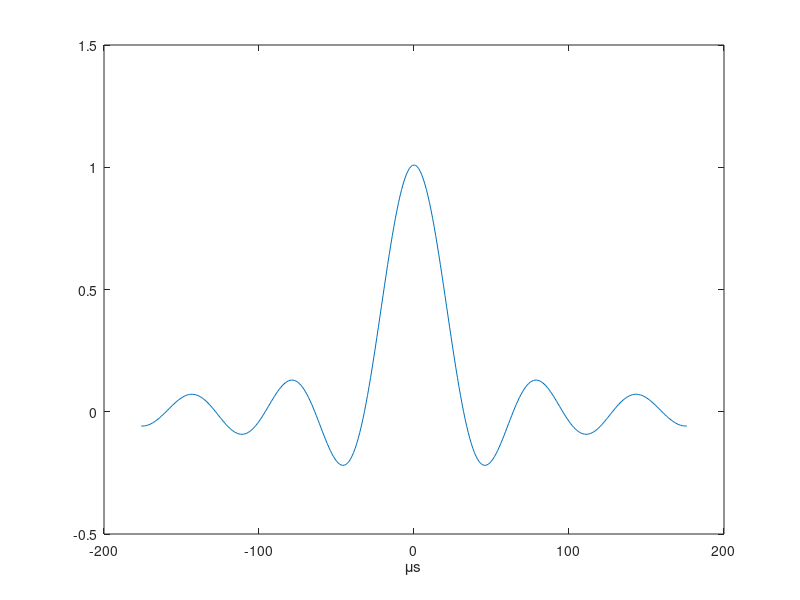
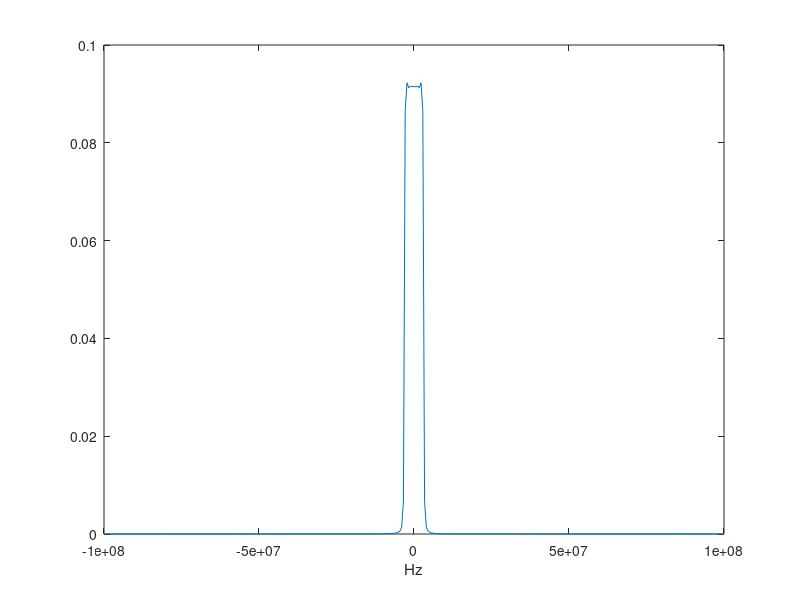

Reproduce these figures in MATLAB, in order. (Note: this script raises an error after producing the figures.)
% Baseband modulation

% Timing sync
sync_size = 200;
r = rand(1, sync_size);
time_sync = transpose(round(r));
time_sync = 2*time_sync - 1;

% Equalizer
pilot_size = 10;
pilot = transpose(round(rand(1, pilot_size)));
pilot = 2*pilot - 1;
period_pilot = 100;

% Parameters
sign_len = 8208/4; % 16QAM 4 bits per symbol
t_constr = 400e-6; 
% LL = 1440 + sync_size; % Total number of bits 
LL = sign_len + sync_size + pilot_size*ceil(sign_len/period_pilot); % Total number of bits 
fs = 200e6;    % Sampled frequency of the signal
T =  t_constr/LL;    % Period of a symbol (400μs and Passband signal 2 bits per symbol and 1440 bits to transmit)
ov_samp = floor(fs*T);   % Over-sampling factor (Sampling frequency/symbol rate)
N = 11; % Length of filter in symbol periods.
Ns = floor(N*ov_samp); % Number of filter samples
t_pulse = -floor(Ns/2):floor(Ns/2);   % Pulse time vector
pulse = sinc(t_pulse/ov_samp);   % sinc pulse
pulse = transpose(pulse)/norm(pulse)/sqrt(1/ov_samp);


% Show pulse plot and frequency plot
figure;
plot(t_pulse, pulse);
xlabel('μs');
F_pulse = fftshift(fft(pulse));           
len = length(t_pulse);
fr = linspace(-0.5, 0.5, len)*fs;
figure;

plot(fr, abs(F_pulse/len));
xlabel('Hz');


% image's bits
bits = reshape(cdata, size(cdata,1) * size(cdata,2), 1);
bits_original = reshape(cdata, size(cdata,1) * size(cdata,2), 1);

% Transform 4 bits to 1 symbol
% Group bits into chunks of 4
bits_reshaped = reshape(bits, 4, []).'; % Each row is 4 bits

% Gray-coded mapping for 16QAM (real, imaginary)
% The rows correspond to the binary representation of the symbols
mapping = [
    -1.5 - 1.5j; -0.5 - 1.5j;  1.5 - 1.5j;  0.5 - 1.5j;
    -1.5 - 0.5j; -0.5 - 0.5j;  1.5 - 0.5j;  0.5 - 0.5j;
    -1.5 + 1.5j; -0.5 + 1.5j;  1.5 + 1.5j;  0.5 + 1.5j;
    -1.5 + 0.5j; -0.5 + 0.5j;  1.5 + 0.5j;  0.5 + 0.5j
];

% Convert binary groups into decimal indices for the mapping table
indices = bi2de(bits_reshaped, 'left-msb') + 1;  % +1 for MATLAB indexing

% Map to symbols and normalize
symbols = mapping(indices);
symbols = symbols/(sqrt(2)*1.5);


% Insert pilots
% Allocate the array suggested by MATLAB
num_pilot = ceil(sign_len/period_pilot);
appended = zeros(sign_len + pilot_size*num_pilot, 1);
ind = 1;
for i = 1:(period_pilot+pilot_size):length(appended)
    end_index_bits = min(ind + period_pilot - 1, sign_len);
    end_index_app = min(pilot_size + i + period_pilot - 1, length(appended));
    appended(i : pilot_size+i-1) = pilot;
    appended(pilot_size+i : end_index_app) = symbols(ind : end_index_bits);
    ind = ind + period_pilot;
end
symbols = appended;
% append timing recovery sequence
symbols = [time_sync; symbols];


% Upsample to match pulse 
x_up = upsample(symbols,ov_samp);

x_con = conv(x_up, pulse,'same'); % Shape I component


% Combine I and Q to create complex baseband signal
xt = x_con;
% Scale xt to ensure |xI(t)| < 1 and |xQ(t)| < 1

max_x = max(sqrt(times(real(xt),real(xt)) + times(imag(xt),imag(xt))));
xt = xt / max_x;



%NEW

transmitsignal = xt;
save('transmitsignal.mat', 'transmitsignal');
